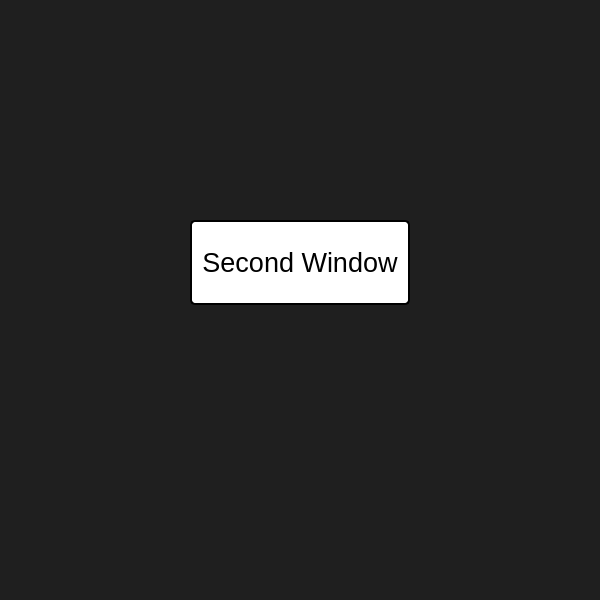
<?xml version="1.0" encoding="UTF-8"?>
<ui version="4.0">
 <class>MainWindow</class>
 <widget class="QMainWindow" name="MainWindow">
  <property name="geometry">
   <rect>
    <x>0</x>
    <y>0</y>
    <width>600</width>
    <height>600</height>
   </rect>
  </property>
  <property name="windowTitle">
   <string>MainWindow</string>
  </property>
  <property name="styleSheet">
   <string notr="true">background-color: rgb(31, 31, 31);</string>
  </property>
  <widget class="QWidget" name="centralwidget">
   <widget class="QPushButton" name="pushButton">
    <property name="geometry">
     <rect>
      <x>190</x>
      <y>220</y>
      <width>220</width>
      <height>85</height>
     </rect>
    </property>
    <property name="font">
     <font>
      <pointsize>20</pointsize>
     </font>
    </property>
    <property name="styleSheet">
     <string notr="true">background-color: #fff;
border-style: solid;
border-color: black;
border-width: 2px;
border-radius: 5px;</string>
    </property>
    <property name="text">
     <string>Second Window</string>
    </property>
   </widget>
  </widget>
  <widget class="QMenuBar" name="menubar">
   <property name="geometry">
    <rect>
     <x>0</x>
     <y>0</y>
     <width>600</width>
     <height>21</height>
    </rect>
   </property>
  </widget>
  <widget class="QStatusBar" name="statusbar"/>
 </widget>
 <resources/>
 <connections/>
</ui>
